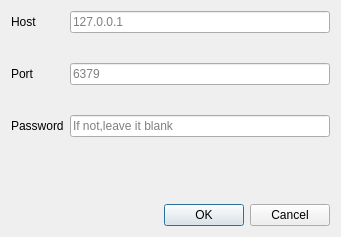
<?xml version="1.0" encoding="UTF-8"?>
<ui version="4.0">
 <class>ServerConfigDialog</class>
 <widget class="QDialog" name="ServerConfigDialog">
  <property name="geometry">
   <rect>
    <x>0</x>
    <y>0</y>
    <width>341</width>
    <height>237</height>
   </rect>
  </property>
  <property name="windowTitle">
   <string>Server Config Dialog</string>
  </property>
  <layout class="QVBoxLayout" name="verticalLayout">
   <item>
    <layout class="QFormLayout" name="formLayout">
     <item row="1" column="0">
      <widget class="QLabel" name="hostLabel">
       <property name="text">
        <string>Host</string>
       </property>
      </widget>
     </item>
     <item row="1" column="1">
      <widget class="QLineEdit" name="hostLineEdit">
       <property name="toolTip">
        <string>&lt;html&gt;&lt;head/&gt;&lt;body&gt;&lt;p&gt;jijijij&lt;/p&gt;&lt;/body&gt;&lt;/html&gt;</string>
       </property>
       <property name="placeholderText">
        <string>127.0.0.1</string>
       </property>
      </widget>
     </item>
     <item row="2" column="1">
      <widget class="QLabel" name="hostErrorMsg">
       <property name="font">
        <font>
         <pointsize>12</pointsize>
         <italic>true</italic>
        </font>
       </property>
       <property name="styleSheet">
        <string notr="true">color:red;</string>
       </property>
       <property name="text">
        <string/>
       </property>
      </widget>
     </item>
     <item row="3" column="0">
      <widget class="QLabel" name="portLabel">
       <property name="text">
        <string>Port</string>
       </property>
      </widget>
     </item>
     <item row="3" column="1">
      <widget class="QLineEdit" name="portLineEdit">
       <property name="whatsThis">
        <string>fwfwfww</string>
       </property>
       <property name="placeholderText">
        <string>6379</string>
       </property>
      </widget>
     </item>
     <item row="4" column="1">
      <widget class="QLabel" name="portErrorMsg">
       <property name="font">
        <font>
         <pointsize>12</pointsize>
         <italic>true</italic>
        </font>
       </property>
       <property name="styleSheet">
        <string notr="true">color:red;</string>
       </property>
       <property name="text">
        <string/>
       </property>
      </widget>
     </item>
     <item row="5" column="0">
      <widget class="QLabel" name="passwordLabel">
       <property name="text">
        <string>Password</string>
       </property>
      </widget>
     </item>
     <item row="5" column="1">
      <widget class="QLineEdit" name="passwordLineEdit">
       <property name="toolTip">
        <string/>
       </property>
       <property name="text">
        <string/>
       </property>
       <property name="placeholderText">
        <string>If not,leave it blank</string>
       </property>
      </widget>
     </item>
     <item row="6" column="1">
      <widget class="QLabel" name="passwordErrorMsg">
       <property name="font">
        <font>
         <pointsize>12</pointsize>
         <italic>true</italic>
        </font>
       </property>
       <property name="styleSheet">
        <string notr="true">color:red;</string>
       </property>
       <property name="text">
        <string/>
       </property>
      </widget>
     </item>
    </layout>
   </item>
   <item>
    <widget class="QDialogButtonBox" name="buttonBox">
     <property name="cursor">
      <cursorShape>PointingHandCursor</cursorShape>
     </property>
     <property name="orientation">
      <enum>Qt::Horizontal</enum>
     </property>
     <property name="standardButtons">
      <set>QDialogButtonBox::Cancel|QDialogButtonBox::Ok</set>
     </property>
    </widget>
   </item>
  </layout>
 </widget>
 <resources/>
 <connections>
  <connection>
   <sender>buttonBox</sender>
   <signal>accepted()</signal>
   <receiver>ServerConfigDialog</receiver>
   <slot>accept()</slot>
   <hints>
    <hint type="sourcelabel">
     <x>248</x>
     <y>254</y>
    </hint>
    <hint type="destinationlabel">
     <x>157</x>
     <y>274</y>
    </hint>
   </hints>
  </connection>
  <connection>
   <sender>buttonBox</sender>
   <signal>rejected()</signal>
   <receiver>ServerConfigDialog</receiver>
   <slot>reject()</slot>
   <hints>
    <hint type="sourcelabel">
     <x>316</x>
     <y>260</y>
    </hint>
    <hint type="destinationlabel">
     <x>286</x>
     <y>274</y>
    </hint>
   </hints>
  </connection>
 </connections>
</ui>
